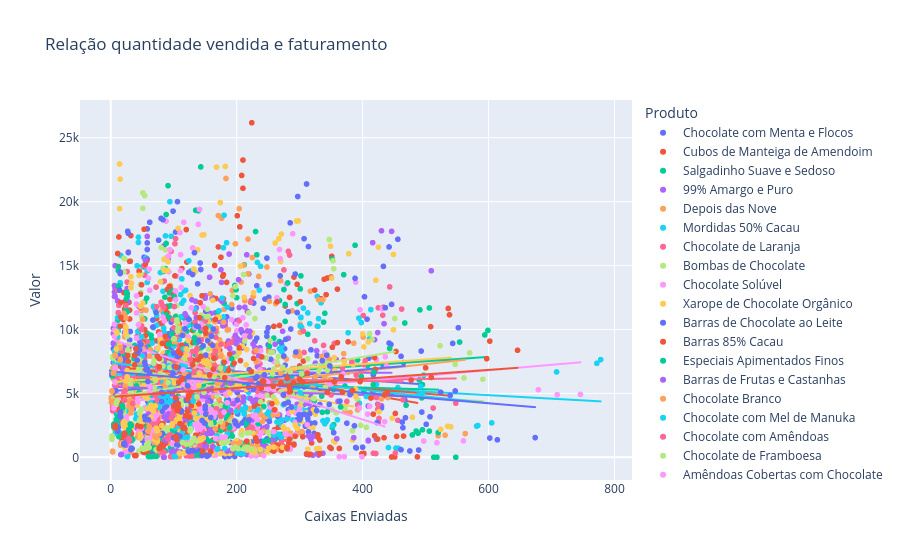

The cell this chart's notebook holds for it:
### Markdown cell above
Existe relação entre a quantidade vendida e faturamento?

### Code cell
grafico = px.scatter(df_analise_tratada, x = "Caixas Enviadas", y = "Valor", color = "Produto", trendline="ols", title="Relação quantidade vendida e faturamento")
grafico.show()
